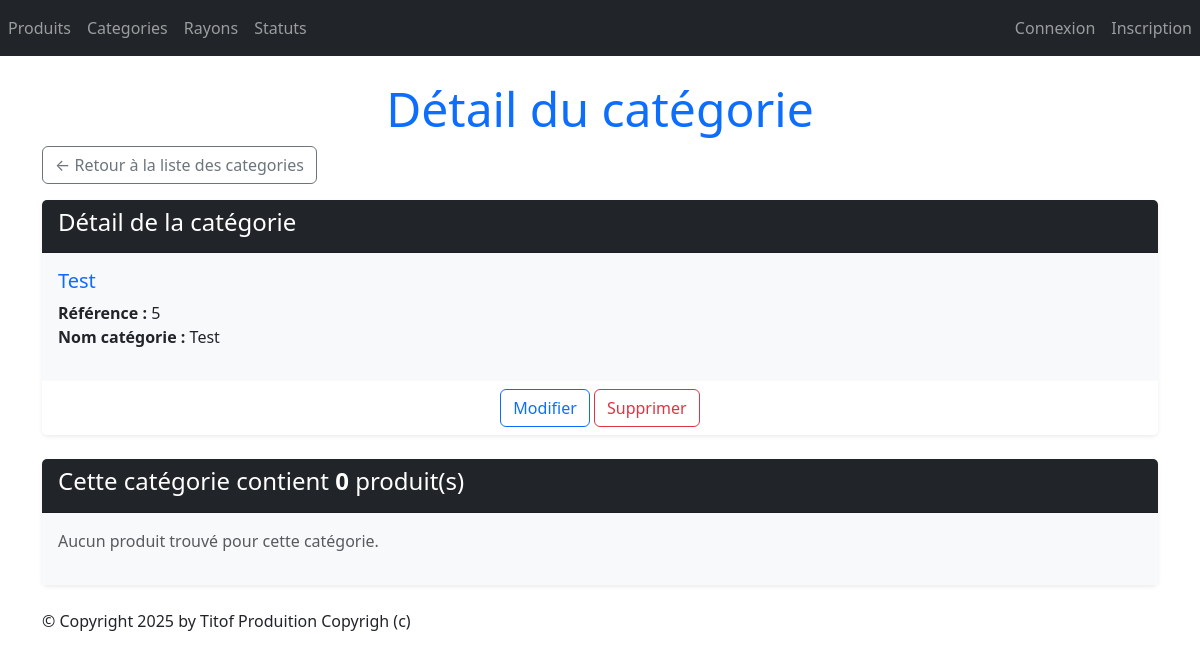
/monApp/categories/5/, run on an earlier commit of the app's database.
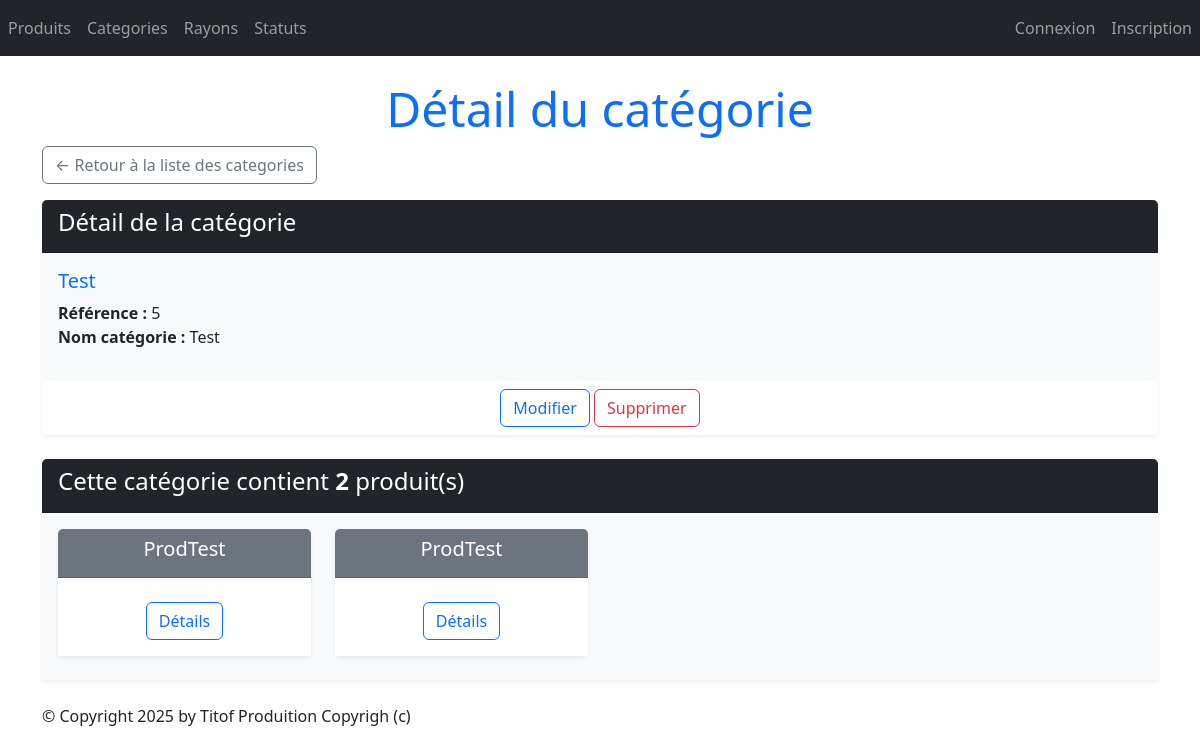
And on a later commit of the database.
### monApp/models.py (models this page shows, shortened)
class Categorie(models.Model):
    idCat = models.AutoField(primary_key=True)
    nomCat = models.CharField(max_length=100)

class Produit(models.Model):
    refProd = models.AutoField(primary_key=True)
    intituleProd = models.CharField(max_length=200)
    prixUnitaireProd = models.DecimalField(max_digits=10, decimal_places=2)
    dateFabProd = models.DateField(default=date.today)
    categorie = models.ForeignKey(Categorie, on_delete=models.CASCADE, related_name="produits_categorie", null=True, blank=True)
    status = models.ForeignKey(Statut, on_delete=models.CASCADE, related_name="produits_status",null=True, blank=True)

### monApp/views.py (the view)
# urls.py: path("categories/<int:pk>/", views.CategorieDetailView.as_view(), name="dtl_categorie"),
class CategorieDetailView(DetailView):
    model = Categorie
    template_name = "monApp/Read/detail/categorie.html"
    context_object_name = "categorie"
    def get_queryset(self):
        return Categorie.objects.annotate(nb_produits=Count('produits_categorie'))
    def get_context_data(self, **kwargs):
        context = super(CategorieDetailView, self).get_context_data(**kwargs)
        context['titremenu'] = "Détail du catégorie"
        context['prdts'] = self.object.produits_categorie.all()
        return context

### monApp/templates/monApp/Read/detail/categorie.html
{% extends 'monApp/base.html' %}
{% block menu %}
    <h1 class="display-5 text-center text-primary">{{ titremenu }}</h1>
{% endblock %}
{% block contenu %}
<div class="mb-3">
    <a href="{% url 'lst_categories' %}" class="btn btn-outline-secondary">
        &larr; Retour à la liste des categories
    </a>
</div>
    <div class="card mb-4 shadow-sm border-0">
        <div class="card-header bg-dark text-white">
            <h4>Détail de la catégorie</h4>
        </div>
        <div class="card-body bg-light">
            <h5 class="card-title text-primary">{{ categorie.nomCat }}</h5>
            <ul class="list-unstyled">
                <li><strong>Référence :</strong> {{ categorie.idCat }}</li>
                <li><strong>Nom catégorie :</strong> {{ categorie.nomCat }}</li>
            </ul>
        </div>
        <div class="card-footer text-center bg-white border-0">
            <button type="button" class="btn btn-outline-primary" onclick="window.location.href='{% url 'categorie_chng' categorie.idCat %}'">Modifier</button>
            <button onclick="window.location.href='{% url 'dlt_categorie' categorie.idCat %}';" class="btn btn-outline-danger">Supprimer</button>
        </div>
    </div>
    <div class="card mb-4 mt-2 shadow-sm border-0">
        <div class="card-header bg-dark text-white">
            <h4>Cette catégorie contient <strong>{{ categorie.nb_produits }}</strong> produit(s)</h4>
        </div>
        <div class="card-body bg-light">
            <div class="row">
                {% if prdts %}
                    {% for prdt in prdts %}
                        <div class="col-sm-3">
                            <div class="card mb-2 text-center border-0 shadow-sm">
                                <div class="card-header bg-secondary text-white">
                                    <h5 class="card-title">{{ prdt.intituleProd }}</h5>
                                </div>
                                <div class="card-body bg-white">
                                    <a href="{% url 'dtl_prdt' prdt.refProd %}" class="btn btn-outline-primary mt-2">Détails</a>
                                </div>
                            </div>
                        </div>
                    {% endfor %}
                {% else %}
                    <p class="text-muted">Aucun produit trouvé pour cette catégorie.</p>
                {% endif %}
            </div>
        </div>
    </div>
{% endblock %}

What changed in the data, as far as the page shows it:
computed for Categorie "Test": nb_produits "0" → "2"
added Produit: intituleProd "ProdTest"
added Produit: intituleProd "ProdTest"
Also different on the page:
text no longer shown: "Aucun produit trouvé pour cette catégorie."
